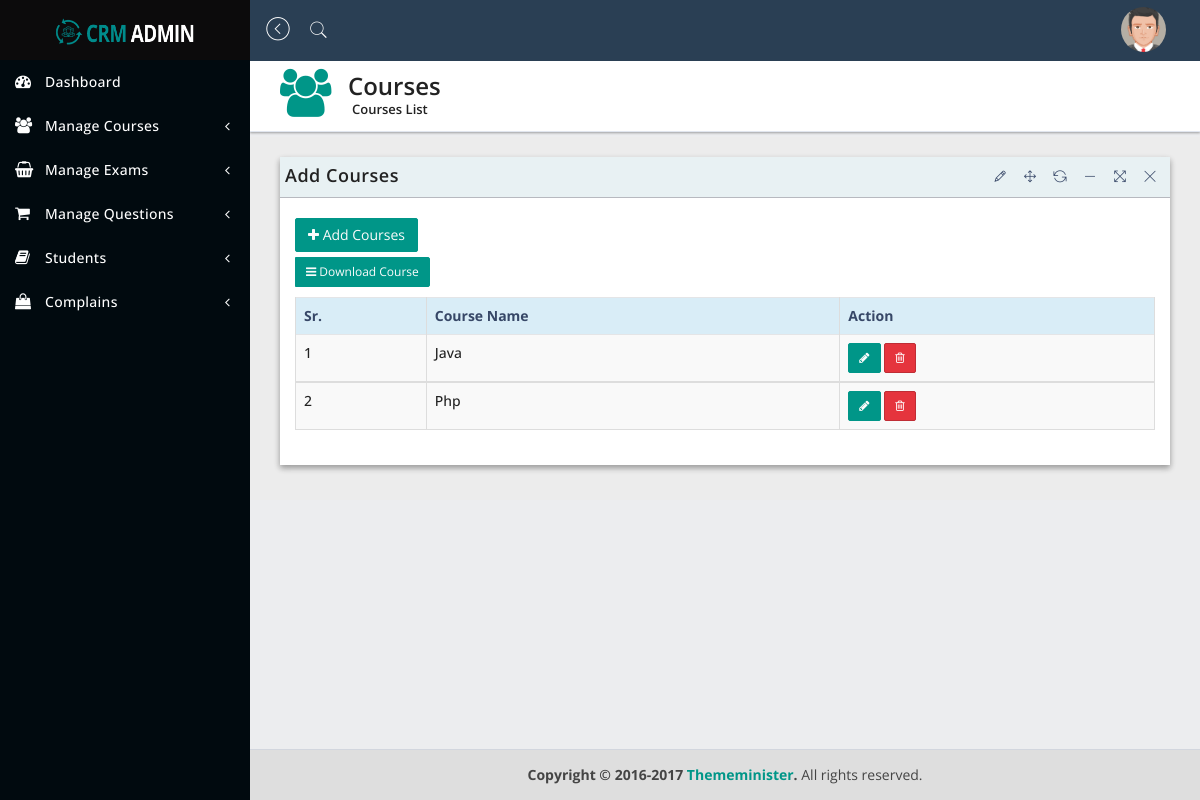
The app's page /view_course.php (signed in), older data.
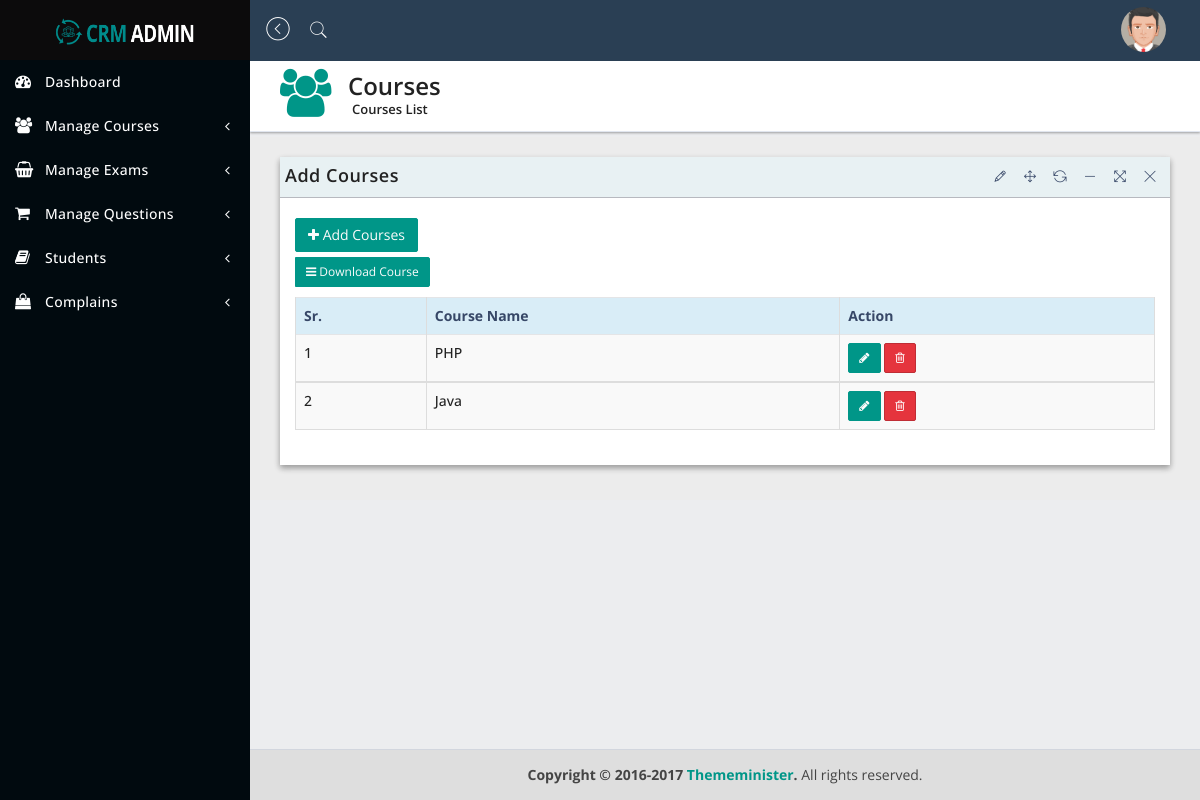
The same page, newer data.
### tables this page shows
CREATE TABLE `add_course` (
  `id` int(10) NOT NULL,
  `cname` varchar(250) NOT NULL
);

### view_course.php (the view, shortened to what this page needs)
<?php
include('includes/header.php');
include('includes/sidebar.php');
include('includes/connection.php');
$sel = "SELECT * FROM add_course";
$query = mysqli_query($db,$sel);
?>
   <div class="content-wrapper">
      <section class="content-header">
         <div class="header-icon">
            <i class="fa fa-users"></i>
         </div>
         <div class="header-title">
            <h1>Courses</h1>
            <small>Courses List</small>
         </div>
      </section>
      <section class="content">
         <div class="row">
            <div class="col-sm-12">
               <div class="panel panel-bd lobidrag">
                  <div class="panel-heading">
                     <div class="btn-group" id="buttonexport">
                        <a href="#">
                           <h4>Add Courses</h4>
                        </a>
                     </div>
                  </div>
                  <div class="panel-body">
                     <div class="btn-group">
                        <div class="buttonexport" id="buttonlist">
                           <a class="btn btn-add" href="add_course.php"> <i class="fa fa-plus"></i> Add Courses
                           </a>
                        </div>
                        <button class="btn btn-exp btn-sm dropdown-toggle" data-toggle="dropdown"><i class="fa fa-bars">&nbsp;</i>Download Course</button>
                        <br><br>
                     </div>
                     <div class="table-responsive">
                        <table id="dataTableExample1" class="table table-bordered table-striped table-hover">
                           <thead>
                              <tr class="info">
                                 <th>Sr.</th>
                                 <th>Course Name</th>
                                 <th>Action</th>
                              </tr>
                           </thead>
                                 <?php
                                 $sr = 1;
                                 while($row = mysqli_fetch_array($query,MYSQLI_BOTH))
                                 {
                                 ?>
                           <tbody>
                              <tr>
                                 <td><?php echo $sr++;?></td>
                                 <td><?php echo $row['cname']; ?></td>
                                 <td>
                                    <button type="button" class="btn btn-add btn-sm" data-toggle="modal" data-target="#<?php echo $row['id']; ?>"><i class="fa fa-pencil"></i></button>
                                    <button type="button" class="btn btn-danger btn-sm" data-toggle="modal" data-target="#customer2"><i class="fa fa-trash-o"></i> </button>
                                 </td>
                              </tr>
                                 <?php
                                 }
                                 ?>
                           </tbody>
                        </table>
                     </div>
                  </div>
               </div>
            </div>
         </div>
      </section>
   </div>
   <?php include('includes/footer.php'); ?>

Row changes from the older to the newer data that the page shows:
removed add_course: cname "Php"
added add_course: cname "PHP"
